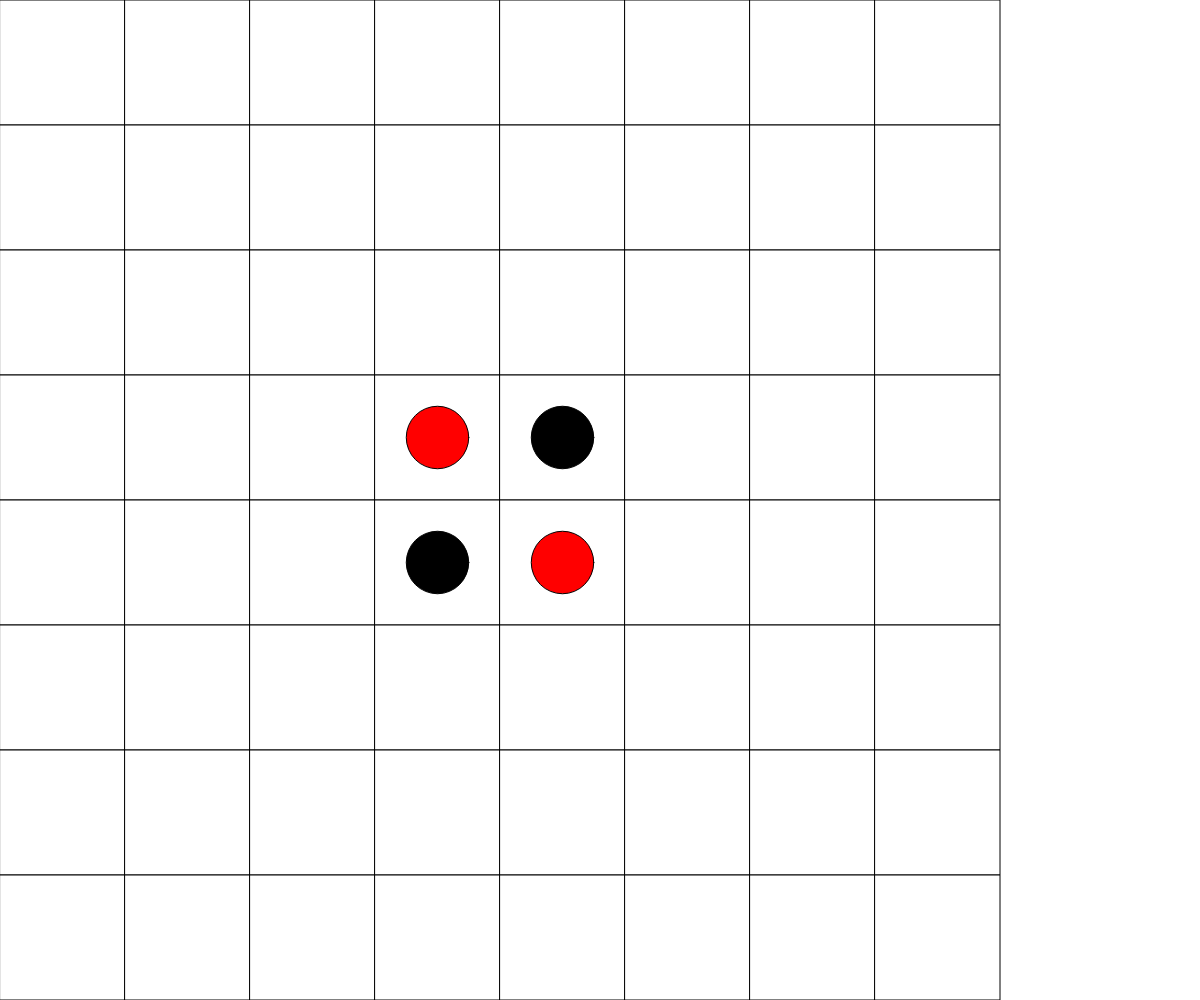
Frame 1 (no input)
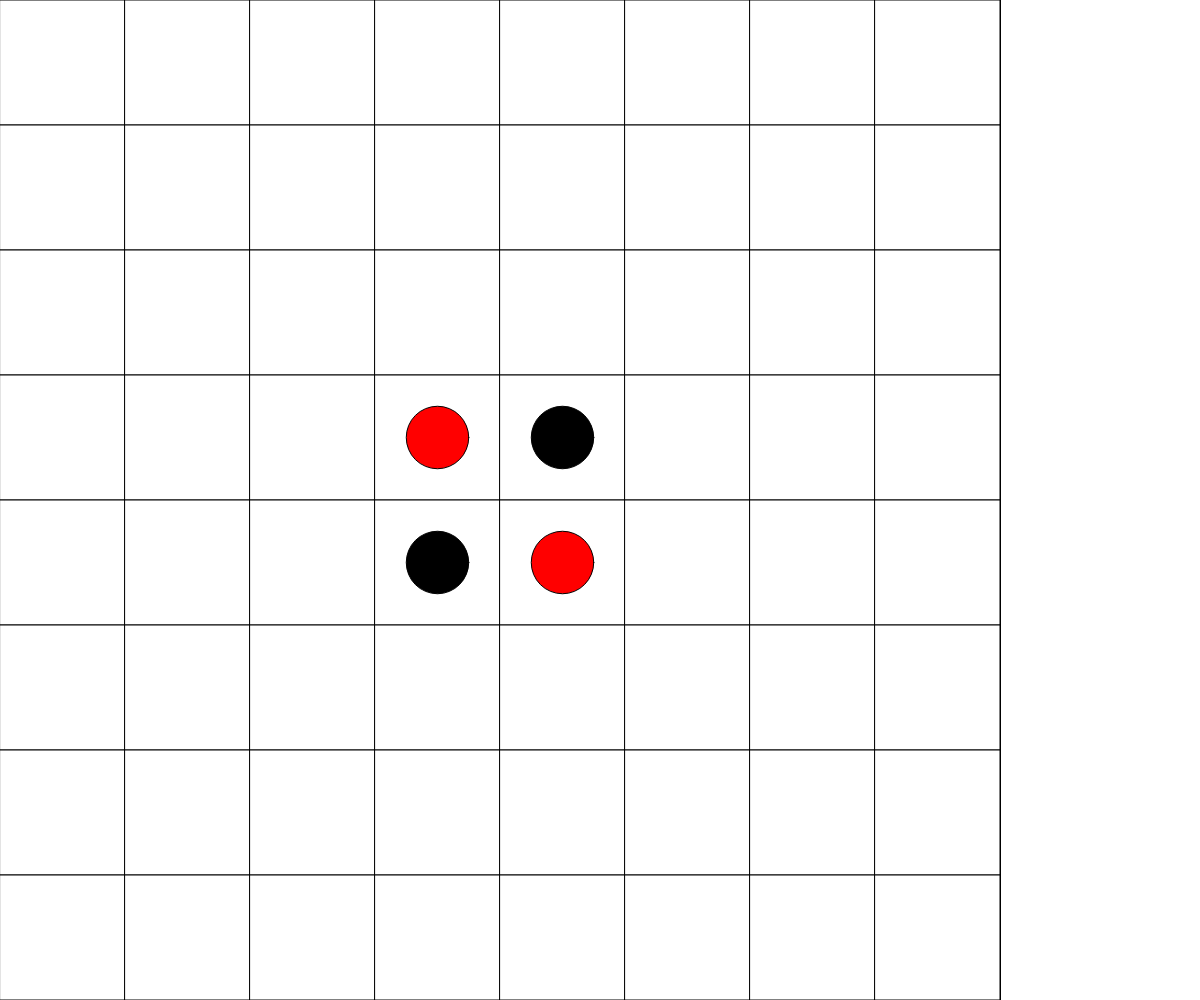
Frame 60 (no input)
Frame 120 (the mouse pressed at the canvas centre since frame 60): identical to frame 60, image omitted

The p5.js sketch that drew these frames (run headless with seeded random() and noise() and a simulated clock; from frame 60 on, the mouse is pressed at the canvas centre):

// p5.js sketch
// ── sketch.js
// Reversi
// Jason
// October 31 2022
// 
// Extra for Experts:
// - describe what you did to take this project "above and beyond"

// These are all of the global variables in my game. They will
// determine the place of the grid, the square size, the total
// amount of square, the current plyer, the grid that was clicked
// the side bar width, and the 
let grid = [], squaresSize, totalSquares, player, gridClicked /*, sideBarWidth, buttons = []*/;

// A test variable for the make button function.
// let checkVariable = false;

// This is the setup function. It will create a canvas as large
// as the window width and window height. It will then set the 
// values of the global variables and will setup the starting
// tokens. 
function setup() {
  createCanvas(windowWidth, windowHeight);
  totalSquares = 64;
  player = 1;
  squaresSize = height / sqrt(totalSquares);
  makeGrid(totalSquares, squaresSize);
  grid[27][2] = 1;
  grid[28][2] = -1;
  grid[35][2] = -1;
  grid[36][2] = 1;
  
  // This also has to do with my want to build a make button 
  // function. 
  //sideBarWidth = width - sqrt(totalSquares) * squaresSize;
}

// This function sets up the grid on game start. 
function makeGrid(totalSquares, squaresSize) {
  for(let x = 0; x < sqrt(totalSquares); x++) {
    for(let y = 0; y < sqrt(totalSquares); y++) {
      grid.push([x * squaresSize, y * squaresSize, 0]);
    }
  }
}

// Draw loop checks if window is too small. Then it calls other
// functions that will display a grid and determine if it should
// display a token.
function draw() {
  
  // Attempted to make a function that would make a button. 
  // if(checkVariable === true) {
  //   background(color(255,0,255));
  // }
  // else if(checkVariable === false) {
  //   background(220);
  // }
  // makeButton(width - 100, height - 100, 100, 100, checkVariable);
  
  if(height < width) {
    displayGrid();
    if(shouldShowToken()) {
      tokenDisplay();
    }
  }
  else {
    background(255);
    fill(0);
    text("Please make your window width larger", width / 2 - textWidth("Please make your window width larger") / 2, height / 2 - (textAscent("Please make your window width larger") + textDescent("Please make your window width larger")) / 2);
  }
}

//Checks if token should be shown.
let shouldShowToken = () => mouseX >= grid[8][0] && mouseY >= grid[8][1] && mouseX < grid[grid.length - 8][0] && mouseY < grid[grid.length - 8][0];

// Sets up the grid.
function displayGrid() {
  for(let i = 0; i < grid.length; i++) {
    fill(255);
    square(grid[i][0], grid[i][1], squaresSize);
    if(grid[i][2] === 1) {
      fill("red");
      circle(grid[i][0] + squaresSize / 2, grid[i][1] + squaresSize / 2, squaresSize / 2);
    }
    else if(grid[i][2] === -1) {
      fill(0);
      circle(grid[i][0] + squaresSize / 2, grid[i][1] + squaresSize / 2, squaresSize / 2);
    }
  }
}

// This function diplays a token if it should.
function tokenDisplay() {
  for(let i = grid.length - 1; i > 0; i--) {
    if(shouldDisplay(i)) {
      if(player === 1) {
        fill("red");
      }
      else if(player === -1) {
        fill("black");
      }
      gridClicked = i;
      circle(grid[i][0] + squaresSize / 2, grid[i][1] + squaresSize / 2, squaresSize / 2);
    }
  }
}

// Checks if a token should be displayed where the mouse is
// hovering over. 
let shouldDisplay = (i) => whichGridIsMouse(i) && mouseInPlayers(i) && (isVertical(i) && (grid[i - 1][2] === player * - 1 || grid[i + 1][2] === player * -1) || isHorizontal(i) && (grid[i - 8][2] === player * -1 || grid[i + 8][2] === player * -1));

// Return true; if mouse is currently in the array[i] of the
// grid array.
let whichGridIsMouse = (i) => mouseX >= grid[i][0] && mouseY >= grid[i][1] && mouseX <= grid[i][0] + squaresSize && mouseY <= grid[i][1] + squaresSize;

// Returns true if mouse is not on a player. Else it will return
// false. 
let mouseInPlayers = (i) => grid[i][2] !== player && grid[i][2] !== player * -1;

// Looks for token in the same column.
function isVertical(x) {
  for(let i = lowestMultipleOfEight(x); i < lowestMultipleOfEight(x) + sqrt(totalSquares); i++) {
    if(grid[i][2] === player) {
      return true;
    }
  }
  return false;
}

// Gets the lowest multiple of eight.
function lowestMultipleOfEight(x) {
  x = floor(x);
  while(x % 8 !== 0) {
    x--;
    if(x % 8 === 0) {
      return x;
    }
  }
  return x;
}

// Finds if there is a token in the same row as mouse click.
function isHorizontal(x) {
  for(let i = lowestPossible(x); i < totalSquares; i+=8) {
    if(grid[i][2] === player) {
      return true;
    }
  }
  return false;
}

// Finds the lowest x can go without becoming negative.
function lowestPossible(x) {
  while(x >= 8) {
    x -= 8;
    if(x < 8) {
      return x;
    }
  }
  return x;
}


// This function on mouse click will check if it should
// call the activate move function which will place
// down the tokens.
function mouseClicked() {
  if(mouseInPlayers(gridClicked) && shouldShowToken()) {
    activateMove();
  }
  // for(let i = 0; i < buttons.length; i++) {
  //   if(checkForButtonClick(i)) {
  //     if(buttons[i][5] === false) {
  //       buttons[i][5] = true;
  //     }
  //     else if(buttons[i][5] === true) {
  //       buttons[i][5] = false;
  //     }
  //   }
  // }
}

// Checks if a token may be placed, then places the token/tokens.
// Lastly, it will change the player. 
function activateMove() {
  if(isItBelow() && grid[gridClicked + 1][2] === player * -1) {
    let count = gridClicked;
    while(grid[count][2] !== player) {
      grid[count][2] = player;
      count++;
    }
    player *= -1;
  }
  if(isVertical(gridClicked)) {
    if(!isItBelow() && grid[gridClicked - 1][2] === player * -1) {
      let count = gridClicked;
      while(grid[count][2] !== player) {
        grid[count][2] = player;
        count--;
      }
      player *= -1;
    }
  }
  if(isHorizontal(gridClicked)) {
    if(isClickRight() && grid[gridClicked + 8][2] === player * -1) {
      let count = gridClicked;
      while(grid[count][2] !== player) {
        grid[count][2] = player;
        count += 8;
      }
      player *= -1;
    }
    if(!isClickRight() && grid[gridClicked - 8][2] === player * -1) {
      let count = gridClicked;
      while(grid[count][2] !== player) {
        grid[count][2] = player;
        count -= 8;
      }
      player *= -1;
    }
  }
  //if(isDiagonal()) {
  //}
}

function isDiagonal() {
  for(let i = gridClicked; i < grid.length - sqrt(totalSquares); i+= 7) {
    if(grid[i][2] === player) {
      return true;
    }
  }
  return false;
}

function ifSmaller() {
  //
}

// Checks if the square the mouse clicked and the next
// token is above or below.
function isItBelow() {
  for(let i = gridClicked; i < nextMultipleOfEight(gridClicked); i++) {
    if(grid[i][2] === player) {
      return true;
    }
  }
  return false;
}

// Finds the next multiple of eight.
function nextMultipleOfEight(x) {
  let count = x + sqrt(totalSquares);
  while (x < count) {
    x++;
    if(x % 8 === 0) {
      return x;
    }
  }
}

// Checks if the place the mouse clicked and the
// horizontal token is right or left. 
function isClickRight() {
  for(let i = gridClicked; i < grid.length - sqrt(totalSquares); i += sqrt(totalSquares)) {
    if(grid[i][2] === player) {
      return true;
    }
  }
  return false;
}

// This function was inteded to check if mouse is inside
// of a rectangle like a button. I don't have enough time
// to finish this function so in order to save the code
// for future use, I will comment it out. 
// function checkForButtonClick(i) {
//   if(buttons[i][0] < mouseX && buttons[i][0] + buttons[i][2] > mouseX && buttons[i][1] < mouseY && buttons[i][1] + buttons[i][3] > mouseY) {
//     return buttons[i][4];
//   }
// }

//This function resizes the canvas, then calls another 
//function that will resize the grid. 
function windowResized() {
  resizeCanvas(windowWidth, windowHeight);
  if(height < width) {
    repairOnWindowSizeChange();
  }
}

// Fixes the grid when the size of the windown is
// changed. 
function repairOnWindowSizeChange() {
  let i = 0;
  squaresSize = height / sqrt(totalSquares);
  for(let x = 0; x < sqrt(totalSquares); x++) {
    for(let y = 0; y < sqrt(totalSquares); y++) {
      grid.push([x * squaresSize, y * squaresSize, grid[i][2]]);
      i++;
    }
  }
  grid.reverse();
  for(let j = 0; j < totalSquares; j++) {
    grid.pop();
  }
  grid.reverse();
}

//Remember to delete this debug code when finished with project
function getCurrentSquare() {
  for(let i = grid.length - 1; i > 0; i--) {
    if(mouseX >= grid[i][0] && mouseY >= grid[i][1] && mouseX <= grid[i][0] + squaresSize && mouseY <= grid[i][1] + squaresSize) {
      return i;
    }
  }
}

// This is the make button function that makes a button
// and then saves the results into an array as a 2d
// array. 
// function makeButton(x,y,w,h,changeVariable) {
//   buttons.push([x,y,w,h,buttons.length, changeVariable]);
//   rect(x,y,w,h);
// }
